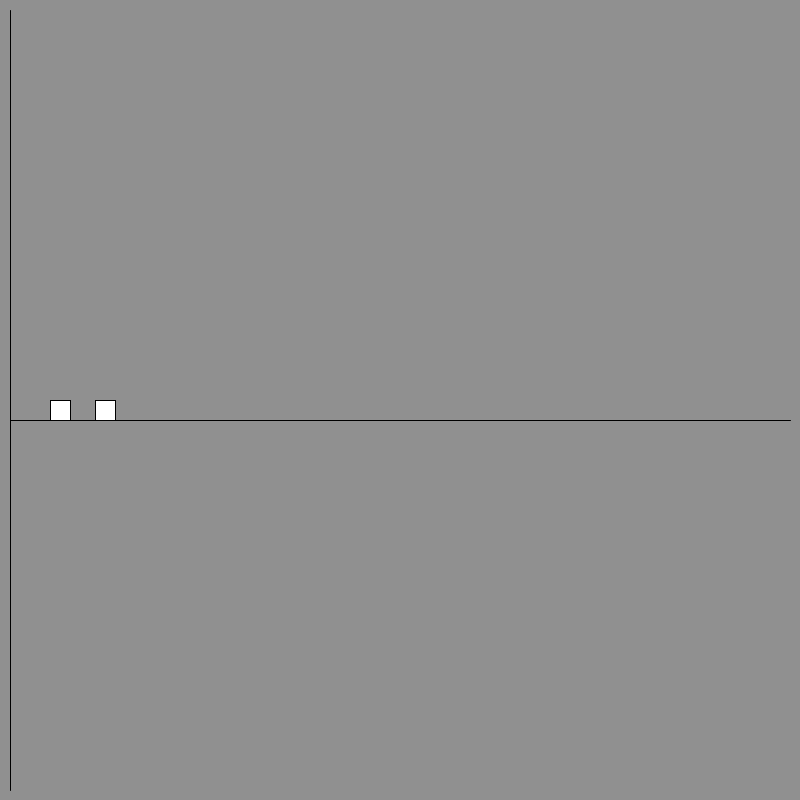
Frame 1 (no input)
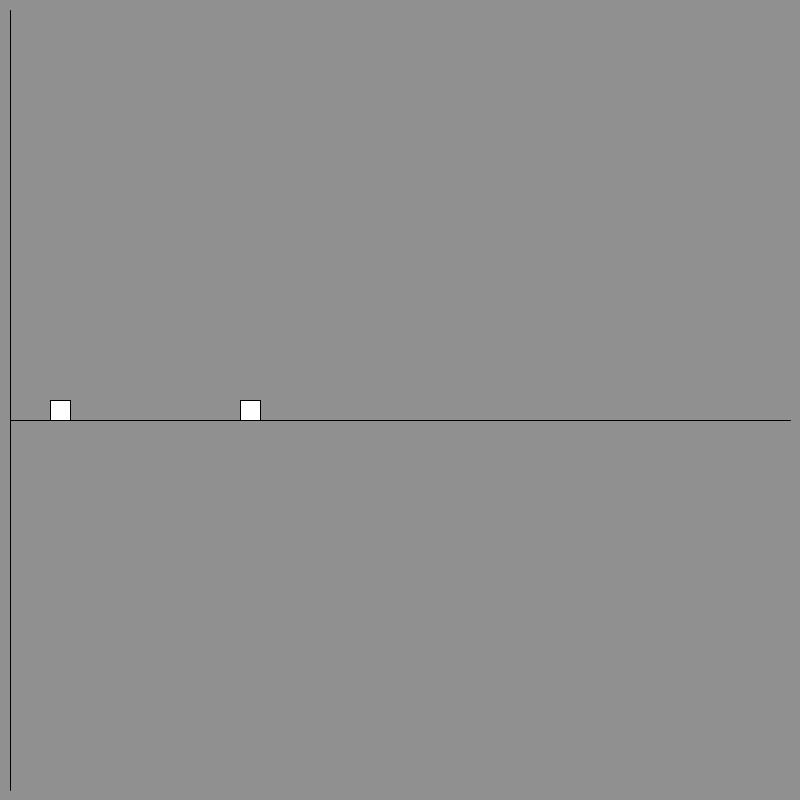
Frame 60 (the mouse pressed at the canvas centre just before this capture)
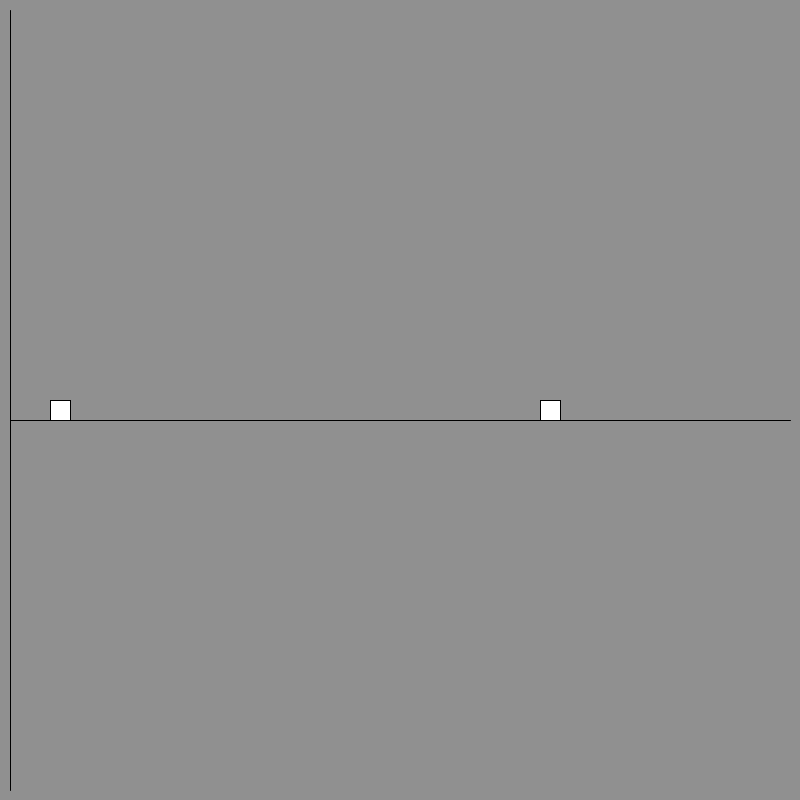
Frame 120 (the mouse held since frame 60 and released just before this capture)

The Processing sketch that drew these frames (run headless with seeded random() and noise(); from frame 60 on, the mouse is pressed at the canvas centre):

// Processing sketch: pi
// ── pi.pde

Square sq1, sq2;
int bounces = 0;
long iterations = 1;
int numbs = 1;
void setup() {
  
  long weight = (long)pow(100, (numbs-1)) ;
  long speed = -5/iterations; //<>//
  size(800, 800);
  sq1 = new Square(1, 50, 20, 0);
  sq2 = new Square(weight, 100, 20, speed);
}

void draw() {
  background(144);
  line(10, 10, 10, height-10);
  line(10, height/2 + 20, width - 10, height/2 + 20);

  for (int i = 0; i < iterations; i++) {
    if (sq1.Collide(sq2)) {
      long v1 = sq1.bounce(sq2);
      long v2 = sq2.bounce(sq1);
      sq1.vel = v1;
      sq2.vel = v2;
      bounces++;
    }
    if (sq1.Wall()) {
      sq1.Reverse();
      bounces++;
    }
    sq2.Wall();
    sq1.Wall();
    sq1.Update();
    sq2.Update();
   
  }
   sq1.display();
   sq2.display();

  println(bounces);
}



public class Square {
  long  x, wid;
  long vel;
  long mass;
  Square(long _mass, int _x, int _wid, long _intvel) {
    mass = _mass;
    x = _x;
    wid = _wid;
    vel = _intvel;
  }

  long bounce(Square other) {
    long sumM = mass + other.mass;
    long newV = (mass-other.mass)/sumM * vel;
    return newV += (2*other.mass / sumM) * other.vel;
  }

  Boolean Wall() {
    return (x <= 0);
  }

  void Reverse() {
    vel = vel * -1;
  }

  void Update() {
    x += vel;
  }

  void display() {
    rect(x, height/2, wid, wid);
  }

  Boolean Collide(Square other) {
    return !(x + wid < other.x || x > other.x + other.wid );
  }
}
